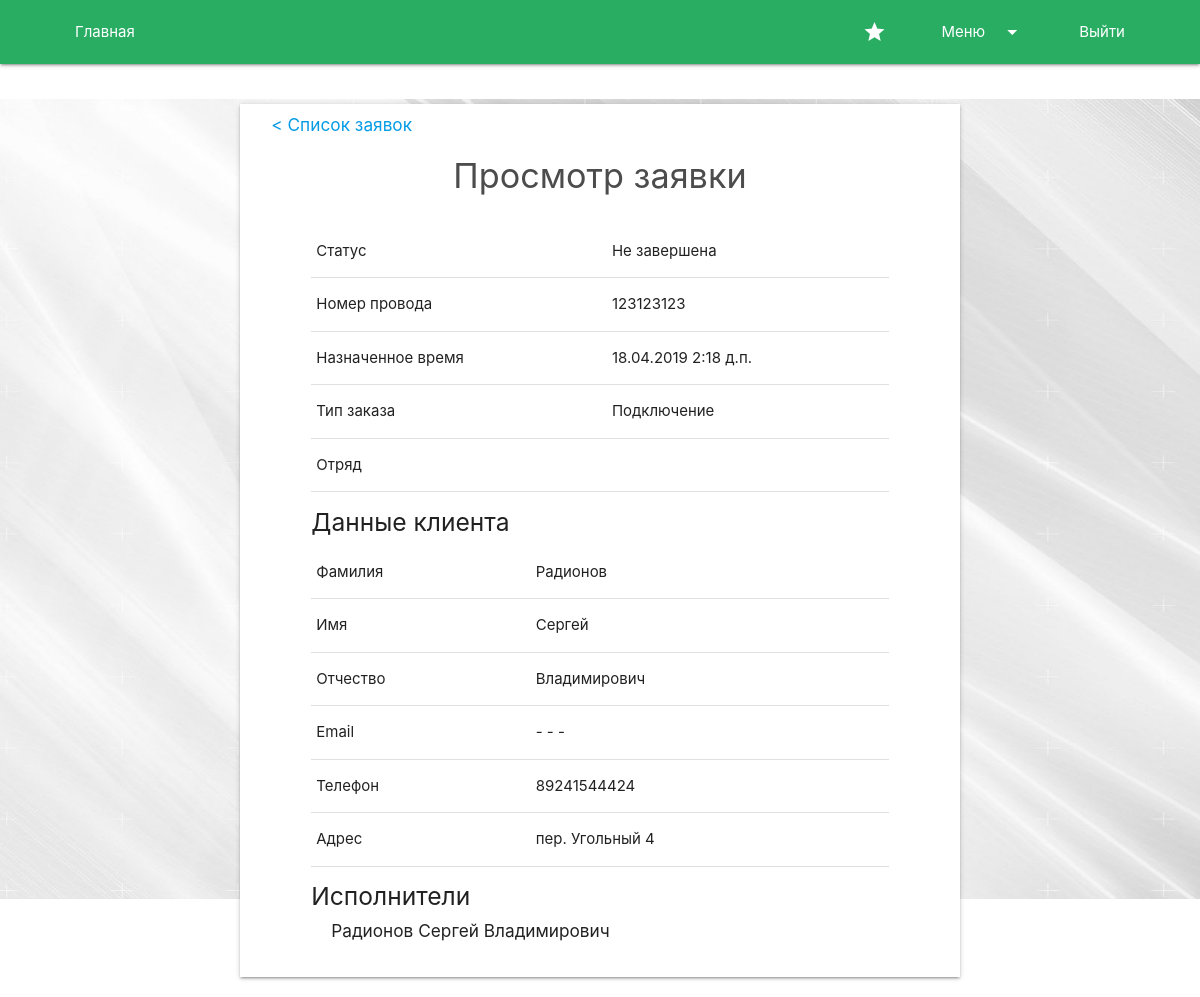
/order/full/1/ (signed in), run on an earlier commit of the app's database.
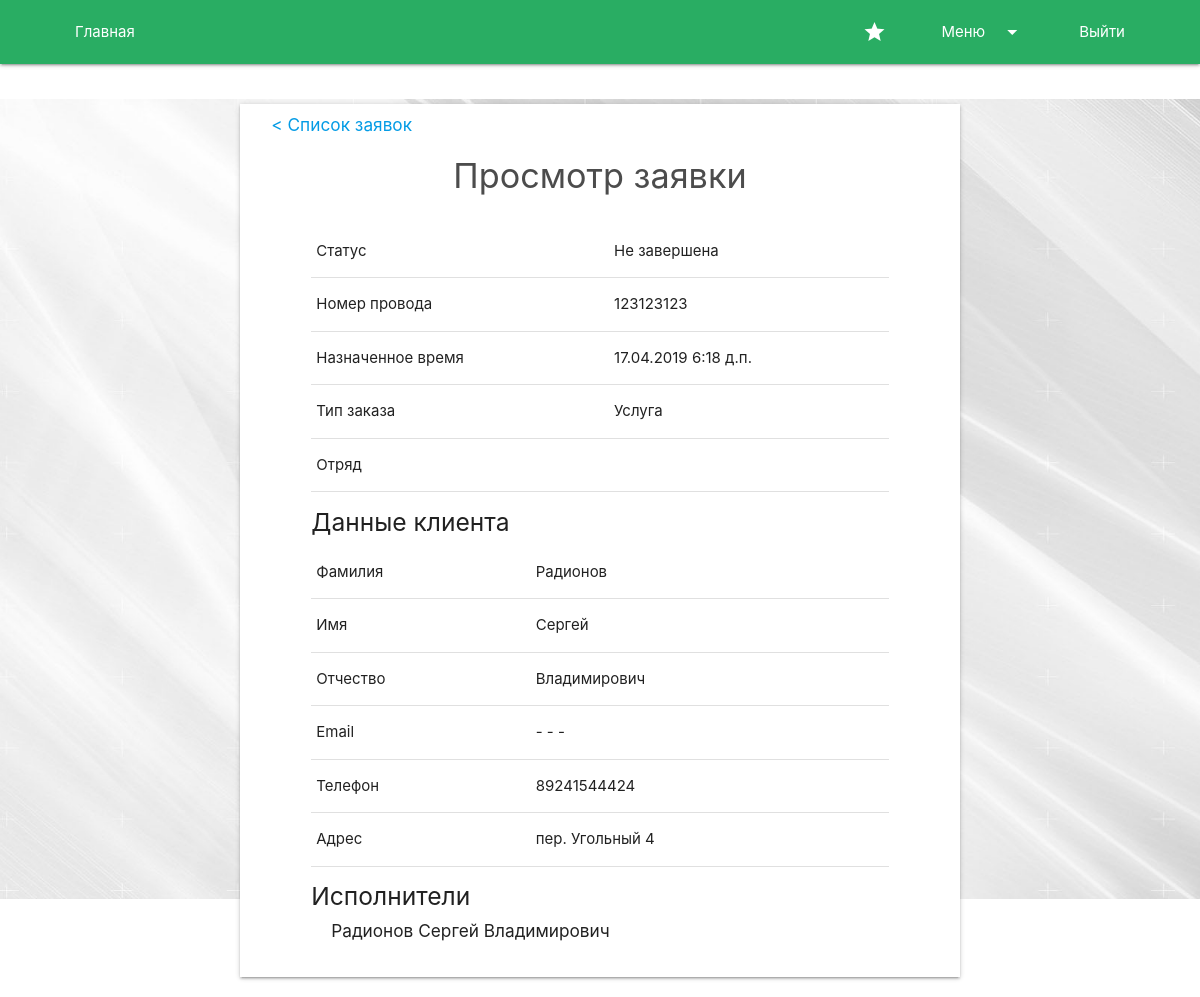
And on a later commit of the database.
### Order/models.py (models this page shows, shortened)
class Order(models.Model):
    is_complete = models.BooleanField(default=False)
    workers = models.ManyToManyField(User, null=True, blank=True)
    group = models.ForeignKey(Group, on_delete=models.PROTECT, null=True, blank=True)
    cable_number = models.CharField(max_length=32, unique=True)
    appointed_time = models.DateTimeField()
    time_start = models.DateTimeField(null=True, blank=True)
    time_end = models.DateTimeField(null=True, blank=True)
    remark = models.CharField(max_length=2048, null=True, blank=True)
    client = models.OneToOneField('Client', on_delete=models.PROTECT)
    order_type = models.ForeignKey('OrderType', models.PROTECT)
    work_type = models.ManyToManyField('WorkType', null=True, blank=True)
    materials = models.OneToOneField('UsedMaterials', models.PROTECT)

class OrderType(models.Model):
    name = models.CharField(max_length=256, unique=True)
    price = models.IntegerField()

class Client(models.Model):
    first_name = models.CharField(max_length=128)
    last_name = models.CharField(max_length=128)
    surname = models.CharField(max_length=128)
    phone = models.CharField(max_length=16)
    email = models.EmailField(null=True, blank=True)
    address = models.CharField(max_length=2048)

### Order/views.py (the view)
# urls.py: path('full/<id>/', order_full),
def order_full(request, id):
    order = Order.objects.filter(id=id).first()
    if order and request.user.is_staff:
        data = {}
        data['order'] = order
        return render(request, 'Order/OrderFull.html', data)
    raise Http404

### Order/templatetags/order_extra.py (called while the page is built)
@register.filter
def astimezone(date, destination=None):
    if not destination:
        destination = settings.TIME_ZONE
    if date.tzinfo:
        return date.astimezone(pytz.timezone(destination))
    else:
        return pytz.timezone(settings.TIME_ZONE).localize(date).astimezone(pytz.timezone(destination))

### templates/Order/OrderFull.html (shortened to what this page needs)
{% extends 'base.html' %}
{% load static %}
{% load order_extra %}
{% block content %}
    <div class="container">
        <div class="row">
            <div class="col s12 m10 offset-m1 l8 offset-l2 xl6 offset-xl3 form z-depth-1 order-full">
                <h6><a href="/order/list/">< Список заявок</a></h6>
                <h4 class="title center-align dark-text-color">Просмотр заявки</h4>
                <div class="row">
                    <div class="col s10 offset-s1">
                        <table>
                            <tbody>
                            <tr>
                                <td>Статус</td>
                                <td>{% if order.is_complete %}Завершена{% else %}Не завершена{% endif %}</td>
                            </tr>
                            <tr>
                                <td>Номер провода</td>
                                <td>{{ order.cable_number }}</td>
                            </tr>
                            <tr>
                                <td>Назначенное время</td>
                                <td>{{ order.appointed_time|astimezone|date:"d.m.Y" }} {{ order.appointed_time|astimezone|time }}</td>
                            </tr>
                            <tr>
                                <td>Тип заказа</td>
                                <td>{{ order.order_type.name }}</td>
                            </tr>
                            <tr>
                                <td>Отряд</td>
                                <td>{{ order.group.name }}</td>
                            </tr>
                            </tbody>
                        </table>
                    </div>
                </div>
                <div class="row">
                    <div class="col s10 offset-s1">
                        <h5>Данные клиента</h5>
                        <table>
                            <tbody>
                            <tr>
                                <td>Фамилия</td>
                                <td>{{ order.client.last_name }}</td>
                            </tr>
                            <tr>
                                <td>Имя</td>
                                <td>{{ order.client.first_name }}</td>
                            </tr>
                            <tr>
                                <td>Отчество</td>
                                <td>{{ order.client.surname }}</td>
                            </tr>
                            <tr>
                                <td>Email</td>
                                <td>{% if order.client.email %}{{ order.client.email }}{% else %}- - -{% endif %}</td>
                            </tr>
                            <tr>
                                <td>Телефон</td>
                                <td>{{ order.client.phone }}</td>
                            </tr>
                            <tr>
                                <td>Адрес</td>
                                <td>{{ order.client.address }}</td>
                            </tr>
                            </tbody>
                        </table>
                    </div>
                </div>
                {% if order.workers.all|length > 0 %}
                    <div class="row">
                        <div class="col s10 offset-s1">
                            <h5>Исполнители</h5>
                            {% for worker in order.workers.all %}
                                <h6>{{ worker.last_name }} {{ worker.first_name }} {{ worker.extuser.surname }}</h6>
                            {% endfor %}
                        </div>
                    </div>
                {% endif %}
            </div>
        </div>
    </div>
{% endblock content %}

What changed in the data, as far as the page shows it:
changed Order "Радионов": appointed_time|astimezone "18.04.2019" → "17.04.2019"; appointed_time|astimezone "2:18 д.п." → "6:18 д.п."; order_type.name "Подключение" → "Услуга"
